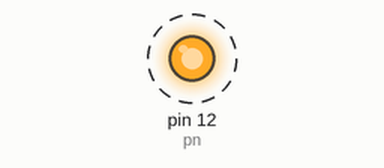
Simulated run of this program. Board: Raspberry Pi (header pin numbers). Shown: output pins drawn as LEDs (lit = HIGH). Dashed ring = blinking. What the program prints to the terminal is not drawn.

Above: at 0.1 s.
Timing chart, 0 to 3.0 s (numbered marks = the images above):
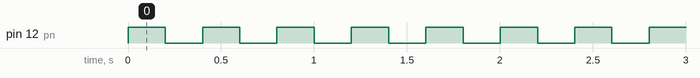

The program:

00_hello.py
```python
#importem les llibreries necessaries
import RPi.GPIO as GPIO
import time

#establim el pin que usarem per encendre/apagar
pn = 12

#configurem el GPIO
GPIO.setwarnings(False)
GPIO.setmode(GPIO.BOARD)
GPIO.setup(pn,GPIO.OUT,initial=GPIO.LOW)

#establim el temps de refresc
tm = 0.2

#bucle
while True:
	print "LED on"
	GPIO.output(pn,GPIO.HIGH)
	time.sleep(tm)
	print "LED off"
	GPIO.output(pn,GPIO.LOW)
	time.sleep(tm)
```

Measured:
- by itself, pin 12 (pn): alternates HIGH for 0.20 s and LOW for 0.20 s
